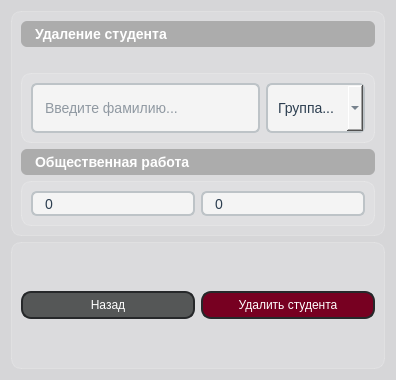
<?xml version="1.0" encoding="UTF-8"?>
<ui version="4.0">
 <class>deleteStudent</class>
 <widget class="QDialog" name="deleteStudent">
  <property name="geometry">
   <rect>
    <x>0</x>
    <y>0</y>
    <width>396</width>
    <height>380</height>
   </rect>
  </property>
  <property name="minimumSize">
   <size>
    <width>396</width>
    <height>380</height>
   </size>
  </property>
  <property name="maximumSize">
   <size>
    <width>396</width>
    <height>380</height>
   </size>
  </property>
  <property name="windowTitle">
   <string>Dialog</string>
  </property>
  <property name="styleSheet">
   <string notr="true">background-color: rgb(214, 214, 216);</string>
  </property>
  <layout class="QVBoxLayout" name="verticalLayout_2">
   <item>
    <widget class="QFrame" name="frame">
     <property name="styleSheet">
      <string notr="true">QFrame {
    background-color: rgba(255, 255, 255, 30); 
    border-radius: 10px;
    border: 1px solid rgba(255, 255, 255, 50);
}

QTableWidget {
    background-color: transparent;
    border: none;
    gridline-color: rgba(255, 255, 255, 20);
}
</string>
     </property>
     <property name="frameShape">
      <enum>QFrame::Shape::StyledPanel</enum>
     </property>
     <property name="frameShadow">
      <enum>QFrame::Shadow::Raised</enum>
     </property>
     <layout class="QVBoxLayout" name="verticalLayout">
      <item>
       <widget class="QLabel" name="deleteLabel">
        <property name="maximumSize">
         <size>
          <width>16777215</width>
          <height>50</height>
         </size>
        </property>
        <property name="styleSheet">
         <string notr="true">QLabel {
	background-color: rgb(172, 172, 172);
	color: white;
	padding: 5px 10px;
	border-radius: 6px;
	font-weight: bold;
	font-size: 14px;
	qproperty-alignment: 'AlignCenter';
	border: none;
}
</string>
        </property>
        <property name="text">
         <string>Удаление студента</string>
        </property>
       </widget>
      </item>
      <item>
       <spacer name="verticalSpacer">
        <property name="orientation">
         <enum>Qt::Orientation::Vertical</enum>
        </property>
        <property name="sizeType">
         <enum>QSizePolicy::Policy::Fixed</enum>
        </property>
        <property name="sizeHint" stdset="0">
         <size>
          <width>20</width>
          <height>20</height>
         </size>
        </property>
       </spacer>
      </item>
      <item>
       <widget class="QFrame" name="frame_2">
        <property name="styleSheet">
         <string notr="true">QFrame {
    background-color: rgba(255, 255, 255, 30); 
    border-radius: 10px;
    border: 1px solid rgba(255, 255, 255, 50);
}

QTableWidget {
    background-color: transparent;
    border: none;
    gridline-color: rgba(255, 255, 255, 20);
}
</string>
        </property>
        <property name="frameShape">
         <enum>QFrame::Shape::StyledPanel</enum>
        </property>
        <property name="frameShadow">
         <enum>QFrame::Shadow::Raised</enum>
        </property>
        <layout class="QHBoxLayout" name="horizontalLayout_2">
         <item>
          <widget class="QLineEdit" name="lastName">
           <property name="minimumSize">
            <size>
             <width>100</width>
             <height>50</height>
            </size>
           </property>
           <property name="styleSheet">
            <string notr="true">QLineEdit {
    background-color: #f4f4f4;
    border: 2px solid #bdc3c7;
    border-radius: 6px;
    color: #2c3e50;
    selection-background-color: #3498db;
    padding-left: 10px;
    padding-right: 10px;
    font-size: 14px;
}

QLineEdit:focus {
    border: 2px solid #3498db;
    background-color: #ffffff;
}

QLineEdit::placeholder {
    color: #95a5a6;
    font-style: italic;
}
</string>
           </property>
           <property name="text">
            <string/>
           </property>
           <property name="placeholderText">
            <string>Введите фамилию...</string>
           </property>
          </widget>
         </item>
         <item>
          <widget class="QComboBox" name="groupBox">
           <property name="minimumSize">
            <size>
             <width>0</width>
             <height>50</height>
            </size>
           </property>
           <property name="styleSheet">
            <string notr="true">QComboBox {
    background-color: #f4f4f4;
    border: 2px solid #bdc3c7;
    border-radius: 6px;
    color: #2c3e50;
    selection-background-color: #3498db;
    padding-left: 10px;
    padding-right: 10px;
    font-size: 14px;
}

QComboBox:focus {
    border: 2px solid #3498db;
    background-color: #ffffff;
}</string>
           </property>
           <property name="placeholderText">
            <string>Группа...</string>
           </property>
          </widget>
         </item>
        </layout>
       </widget>
      </item>
      <item>
       <widget class="QLabel" name="socialWorkLabel">
        <property name="maximumSize">
         <size>
          <width>16777215</width>
          <height>50</height>
         </size>
        </property>
        <property name="styleSheet">
         <string notr="true">QLabel {
	background-color: rgb(172, 172, 172);
	color: white;
	padding: 5px 10px;
	border-radius: 6px;
	font-weight: bold;
	font-size: 14px;
	qproperty-alignment: 'AlignCenter';
	border: none;
}
</string>
        </property>
        <property name="text">
         <string>Общественная работа</string>
        </property>
       </widget>
      </item>
      <item>
       <widget class="QFrame" name="frame_4">
        <property name="styleSheet">
         <string notr="true">QFrame {
    background-color: rgba(255, 255, 255, 30); 
    border-radius: 10px;
    border: 1px solid rgba(255, 255, 255, 50);
}

QTableWidget {
    background-color: transparent;
    border: none;
    gridline-color: rgba(255, 255, 255, 20);
}
</string>
        </property>
        <property name="frameShape">
         <enum>QFrame::Shape::StyledPanel</enum>
        </property>
        <property name="frameShadow">
         <enum>QFrame::Shadow::Raised</enum>
        </property>
        <layout class="QHBoxLayout" name="horizontalLayout_3">
         <item>
          <widget class="QSpinBox" name="socialWorkLowest">
           <property name="minimumSize">
            <size>
             <width>0</width>
             <height>25</height>
            </size>
           </property>
           <property name="styleSheet">
            <string notr="true">QSpinBox {
    background-color: #f4f4f4;
    border: 2px solid #bdc3c7;
    border-radius: 6px;
    color: #2c3e50;
    font-size: 14px;
    padding-left: 10px;
    padding-right: 10px;
	qproperty-alignment: 'AlignCenter';
}

QSpinBox:focus {
    border: 2px solid #3498db;
    background-color: #ffffff;
}

QSpinBox::up-button, QSpinBox::down-button {
    width: 0px;
    height: 0px;
    border: none;
    background: transparent;
}
</string>
           </property>
          </widget>
         </item>
         <item>
          <widget class="QSpinBox" name="socialWorkHighest">
           <property name="minimumSize">
            <size>
             <width>0</width>
             <height>25</height>
            </size>
           </property>
           <property name="styleSheet">
            <string notr="true">QSpinBox {
    background-color: #f4f4f4;
    border: 2px solid #bdc3c7;
    border-radius: 6px;
    color: #2c3e50;
    font-size: 14px;
    padding-left: 10px;
    padding-right: 10px;
	qproperty-alignment: 'AlignCenter';
}

QSpinBox:focus {
    border: 2px solid #3498db;
    background-color: #ffffff;
}

QSpinBox::up-button, QSpinBox::down-button {
    width: 0px;
    height: 0px;
    border: none;
    background: transparent;
}
</string>
           </property>
          </widget>
         </item>
        </layout>
       </widget>
      </item>
     </layout>
    </widget>
   </item>
   <item>
    <widget class="QFrame" name="frame_3">
     <property name="styleSheet">
      <string notr="true">QFrame {
    background-color: rgba(255, 255, 255, 30); 
    border-radius: 10px;
    border: 1px solid rgba(255, 255, 255, 50);
}

QTableWidget {
    background-color: transparent;
    border: none;
    gridline-color: rgba(255, 255, 255, 20);
}
</string>
     </property>
     <property name="frameShape">
      <enum>QFrame::Shape::StyledPanel</enum>
     </property>
     <property name="frameShadow">
      <enum>QFrame::Shadow::Raised</enum>
     </property>
     <layout class="QHBoxLayout" name="horizontalLayout">
      <item>
       <widget class="QPushButton" name="backBtn">
        <property name="styleSheet">
         <string notr="true">QPushButton {	
	background-color: rgb(85, 87, 87);
	border-style: solid;
	border-width: 2px;
	border-color: #26282a;
	border-radius: 10px;
	padding: 5px;
	font: bold 14px &quot;Arial&quot;, sans-serif;
	color: #ffffff;
}

QPushButton:hover {
	background-color: rgb(164, 167, 167);
}

QPushButton:pressed {
	background-color: rgb(85, 87, 87);
	border-style: inset;
}</string>
        </property>
        <property name="text">
         <string>Назад</string>
        </property>
       </widget>
      </item>
      <item>
       <widget class="QPushButton" name="deleteBtn">
        <property name="styleSheet">
         <string notr="true">QPushButton {	
	background-color: rgb(119, 0, 33);
	border-style: solid;
	border-width: 2px;
	border-color: #26282a;
	border-radius: 10px;
	padding: 5px;
	font: bold 14px &quot;Arial&quot;, sans-serif;
	color: #ffffff;
}

QPushButton:hover {
	background-color: rgb(203, 0, 29);
}

QPushButton:pressed {
	background-color: rgb(119, 0, 33);
	border-style: inset;
}</string>
        </property>
        <property name="text">
         <string>Удалить студента</string>
        </property>
       </widget>
      </item>
     </layout>
    </widget>
   </item>
  </layout>
 </widget>
 <resources/>
 <connections/>
</ui>
